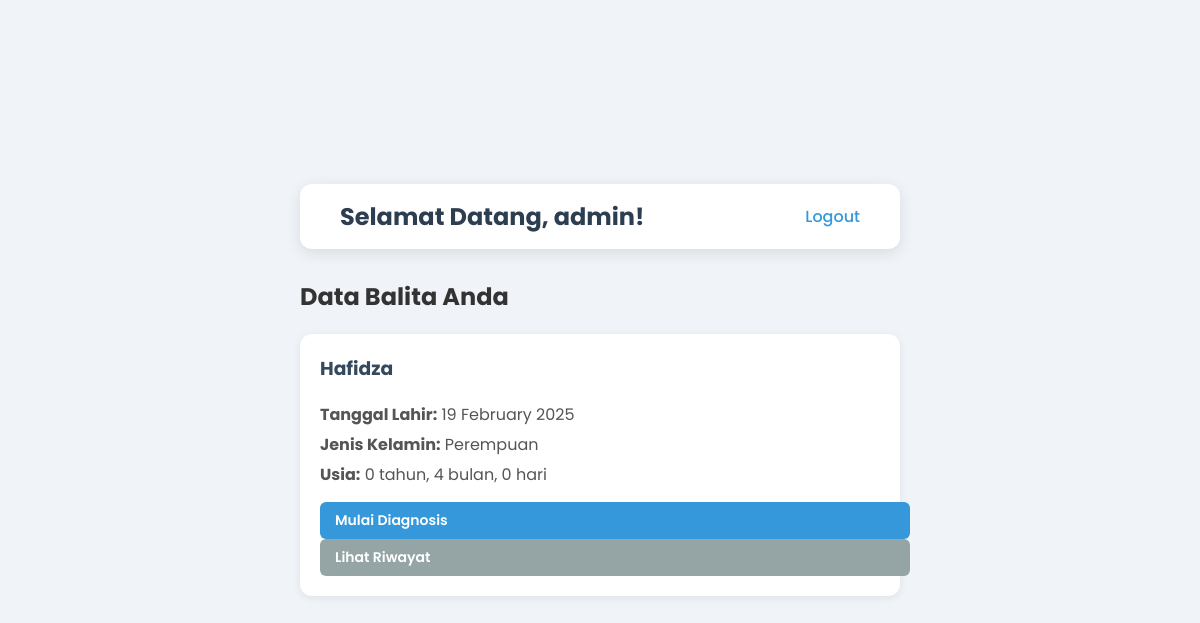
Page /dashboard.php (signed in) on the committed database.
### tables this page shows
CREATE TABLE `balita` (
  `id_balita` int(11) NOT NULL,
  `id_user` int(11) NOT NULL,
  `nama_balita` varchar(100) NOT NULL,
  `tanggal_lahir` date NOT NULL,
  `jenis_kelamin` enum('Laki-laki','Perempuan') NOT NULL,
  `alamat` text DEFAULT NULL
);

### dashboard.php (the view, shortened to what this page needs)
<?php
require 'config/database.php';
$id_user = $_SESSION['id_user'];
$query_balita = "SELECT id_balita, nama_balita, tanggal_lahir, jenis_kelamin FROM balita WHERE id_user = $id_user";
$result_balita = mysqli_query($koneksi, $query_balita);
?>
<!DOCTYPE html>
<html lang="id">
<head>
    <link rel="stylesheet" href="assets/style.css">
</head>
<body>
    <div class="container">
        <header class="header">
            <h1>Selamat Datang, <?php echo htmlspecialchars($_SESSION['nama_lengkap_user']); ?>!</h1>
            <a href="logout.php">Logout</a>
        </header>
        <main>
            <h2>Data Balita Anda</h2>
            <?php
            if (mysqli_num_rows($result_balita) > 0) :
                while ($balita = mysqli_fetch_assoc($result_balita)) :
                    $tgl_lahir = new DateTime($balita['tanggal_lahir']);
                    $hari_ini = new DateTime('today');
                    $umur = $hari_ini->diff($tgl_lahir);
            ?>
                <div class="balita-card">
                    <h3><?php echo htmlspecialchars($balita['nama_balita']); ?></h3>
                    <p><strong>Tanggal Lahir:</strong> <?php echo date('d F Y', strtotime($balita['tanggal_lahir'])); ?></p>
                    <p><strong>Jenis Kelamin:</strong> <?php echo $balita['jenis_kelamin']; ?></p>
                    <p><strong>Usia:</strong> <?php echo $umur->y . ' tahun, ' . $umur->m . ' bulan, ' . $umur->d . ' hari'; ?></p>
                    <div class="btn-group">
                        <a href="diagnosis.php?id_balita=<?php echo $balita['id_balita']; ?>" class="btn btn-small">Mulai Diagnosis</a>
                        <a href="riwayat.php?id_balita=<?php echo $balita['id_balita']; ?>" class="btn btn-small" style="background-color: #95a5a6;">Lihat Riwayat</a>
                    </div>
                </div>
            <?php
                endwhile;
            endif; ?>
        </main>
    </div>
</body>
</html>

### assets/style.css (style rules this page uses)
body { font-family: 'Poppins', sans-serif; background-color: #f0f4f8; color: #333; display: flex; justify-content: center; align-items: center; min-height: 100vh; margin: 0; padding: 20px; box-sizing: border-box; }
.container { width: 100%; max-width: 600px; }
.btn { width: 100%; padding: 12px; border: none; border-radius: 6px; background-color: #3498db; color: #ffffff; font-size: 16px; font-weight: 600; cursor: pointer; transition: background-color 0.3s; }

### dashboard.php (style rules this page uses)
.header { background-color: #fff; padding: 15px 40px; border-radius: 12px; box-shadow: 0 4px 15px rgba(0,0,0,0.1); display: flex; justify-content: space-between; align-items: center; margin-bottom: 30px; }
.header h1 { margin: 0; font-size: 24px; color: #2c3e50; }
.header a { text-decoration: none; color: #3498db; font-weight: 500; }
.balita-card { background-color: #fff; padding: 20px; border-radius: 12px; margin-bottom: 20px; box-shadow: 0 2px 8px rgba(0,0,0,0.08); }
.balita-card h3 { margin-top: 0; color: #34495e; }
.balita-card p { margin: 5px 0; color: #555; text-align: left; }
.btn-group { margin-top: 15px; }
.btn-small { padding: 8px 15px; font-size: 14px; margin-right: 10px; text-decoration: none; display: inline-block; }

### rows in the picture
balita: nama_balita "Hafidza", tanggal_lahir "19 February 2025", jenis_kelamin "Perempuan", tanggal_lahir "0", tanggal_lahir "4"

### other values in the picture
$_SESSION['nama_lengkap_user'] "admin"
